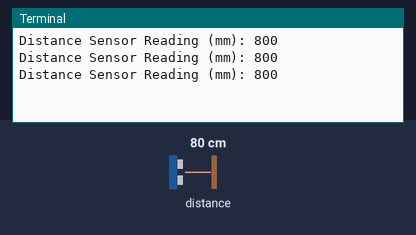
This program was run on a simulated Raspberry Pi (BCM pin numbers) with a GoPiGo robot board. Shown: the last lines printed to the terminal. The inputs (shaded band) are chosen by the test bench; at power-on: distance to the obstacle 80 cm. M1 is the left motor and M2 the right.

Above: at 1.2 s.
1.3 s: distance to the obstacle set to 2 cm
At 2.1 s:
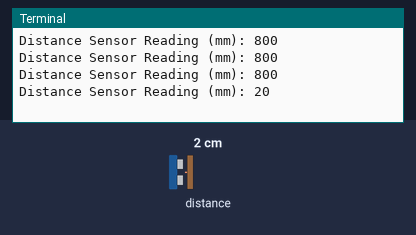
2.8 s: distance to the obstacle set to 4 cm
At 2.8 s:
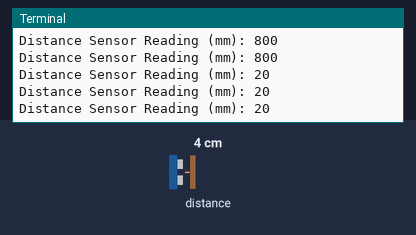
Timing chart, 0 to 5.8 s (numbered marks = the images above; inputs shaded):
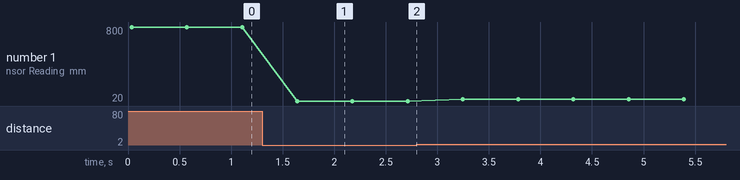

The program:

etaisyys_perus.py
```python
#!/usr/bin/env python

# import the GoPiGo3 drivers
import time
import easygopigo3 as easy

# This example shows how to read values from the Distance Sensor

# Create an instance of the GoPiGo3 class.
# GPG will be the GoPiGo3 object.
gpg = easy.EasyGoPiGo3()

# Create an instance of the Distance Sensor class.
# I2C1 and I2C2 are just labels used for identifyng the port on the GoPiGo3 board.
# But technically, I2C1 and I2C2 are the same thing, so we don't have to pass any port to the constructor.
my_distance_sensor = gpg.init_distance_sensor()

while True:
    print("Distance Sensor Reading (mm): " + str(my_distance_sensor.read_mm()))
    time.sleep(0.5)
```

Measured:
- after the input at 1.3 s, the terminal: prints a new line after 0.34 s (image 1)
- plotted number 1: 800 → 20 after the input at 1.3 s, 20 → 40 after the input at 2.8 s
